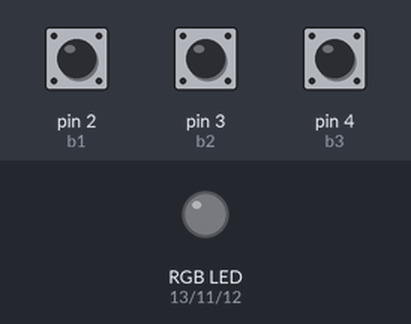
Simulated run of this sketch. Board: Arduino Uno, built with avr-gcc and run on an emulated ATmega328P. On the bench: an RGB LED mixed from three pins (HIGH = lit). The inputs (shaded band) are chosen by the test bench; at power-on: pin 2 (b1) HIGH, pin 3 (b2) HIGH, pin 4 (b3) HIGH.

Above: at 1.2 s.
1.3 s: pin 2 (b1) pulled LOW for 0.15 s
At 1.37 s:
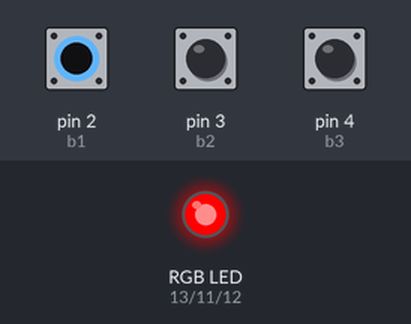
2.9 s: pin 3 (b2) pulled LOW for 0.15 s
At 2.97 s:
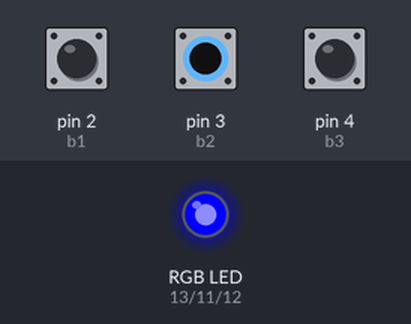
4.5 s: pin 4 (b3) pulled LOW for 0.15 s
At 4.57 s:
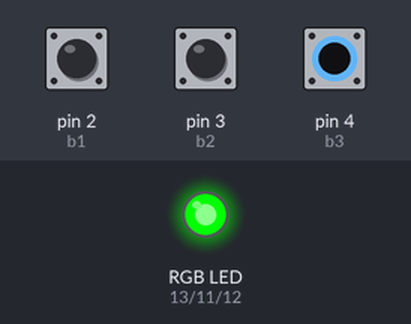
6.1 s: pin 4 (b3) pulled LOW for 3.2 s
At 9.6 s:
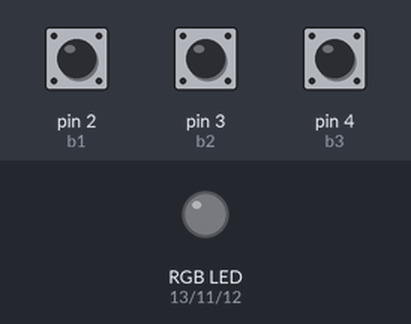
10.8 s: pin 2 (b1) pulled LOW for 3.2 s
At 11.9 s:
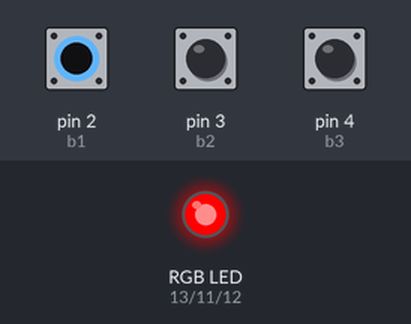
15.5 s: pin 2 (b1) driven LOW and pin 3 (b2) driven LOW
At 16.7 s:
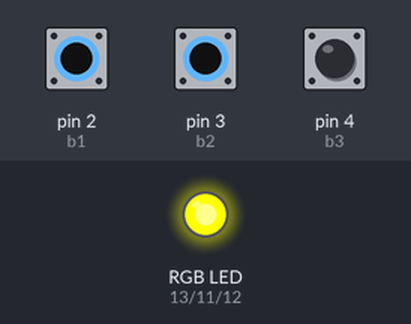
Timing chart, 0 to 18.0 s (numbered marks = the images above; inputs shaded):
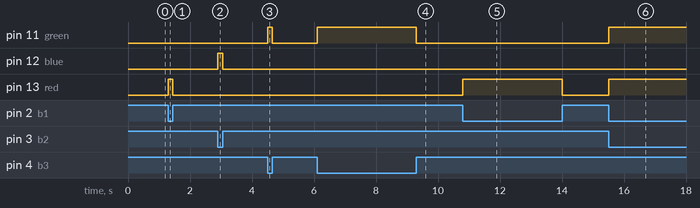

The sketch:

led_rgb.ino
```cpp
int b1 = 2; //pin boton 1
int b2 = 3; //pin boton 2
int b3 = 4; //pin boton 3
int red = 13; //pin rojo
int blue = 12; //pin azul
int green = 11; //pin verde
bool e1; //Estado de boton 1
bool e2; //Estado de boton 2
bool e3; //Estado de boton 3


void setup() {
  Serial.begin(9600);
  pinMode(b1, INPUT_PULLUP);
  pinMode(b2, INPUT_PULLUP);
  pinMode(b3, INPUT_PULLUP);
  pinMode(red, OUTPUT);
  pinMode(green, OUTPUT);
  pinMode(blue, OUTPUT);
}

void loop() {
 e1 = digitalRead(b1); //Lee estado del boton 1
 e2 = digitalRead(b2); //Lee estado del boton 2
 e3 = digitalRead(b3); //Lee estado del boton 3
 //En Pull-up, estado es 0 al presionar
 //En pull-up, estado es 1 son presionar

 if(!e1 && e2 && e3){
  //Prende si al menos uno está presionado
  digitalWrite(red,HIGH);
  digitalWrite(blue,LOW);
  digitalWrite(green,LOW);
 }
if(e1 && e2 && !e3){
  //Prende si al menos uno está presionado
  digitalWrite(red,LOW);
  digitalWrite(blue,LOW);
  digitalWrite(green,HIGH);
}
if(e1 && !e2 && e3){
  //Prende si al menos uno está presionado
  digitalWrite(red,LOW);
  digitalWrite(blue,HIGH);
  digitalWrite(green,LOW);
}
if(!e1 && !e2 && !e3){
  //Prende si al menos uno está presionado
  digitalWrite(red,HIGH);
  digitalWrite(blue,HIGH);
  digitalWrite(green,HIGH);

}
if(e1 && e2 && e3){
  //Prende si al menos uno está presionado
  digitalWrite(red,LOW);
  digitalWrite(blue,LOW);
  digitalWrite(green,LOW);
}

if(e1 && !e2 && !e3){
  //Prende si al menos uno está presionado
  digitalWrite(red,LOW);
  digitalWrite(blue,HIGH);
  digitalWrite(green,HIGH);
}
if(!e1 && !e2 && e3){
  //Prende si al menos uno está presionado
  digitalWrite(red,HIGH);
  digitalWrite(blue,LOW);
  digitalWrite(green,HIGH);
}
if(!e1 && e2 && !e3){
  //Prende si al menos uno está presionado
  digitalWrite(red,HIGH);
  digitalWrite(blue,HIGH);
  digitalWrite(green,LOW);
}
}
```

Measured:
- after the input at 1.3 s, pin 13 (red): LOW → HIGH at once, → LOW 0.15 s later
- after the input at 2.9 s, pin 12 (blue): LOW → HIGH at once, → LOW 0.15 s later
- after the input at 4.5 s, pin 11 (green): LOW → HIGH at once, → LOW 0.15 s later
- after the input at 6.1 s, pin 11 (green): LOW → HIGH at once, → LOW 3.2 s later
- after the input at 10.8 s, pin 13 (red): LOW → HIGH at once, → LOW 3.2 s later
- after the input at 15.5 s, pin 11 (green), pin 13 (red): LOW → HIGH at once
